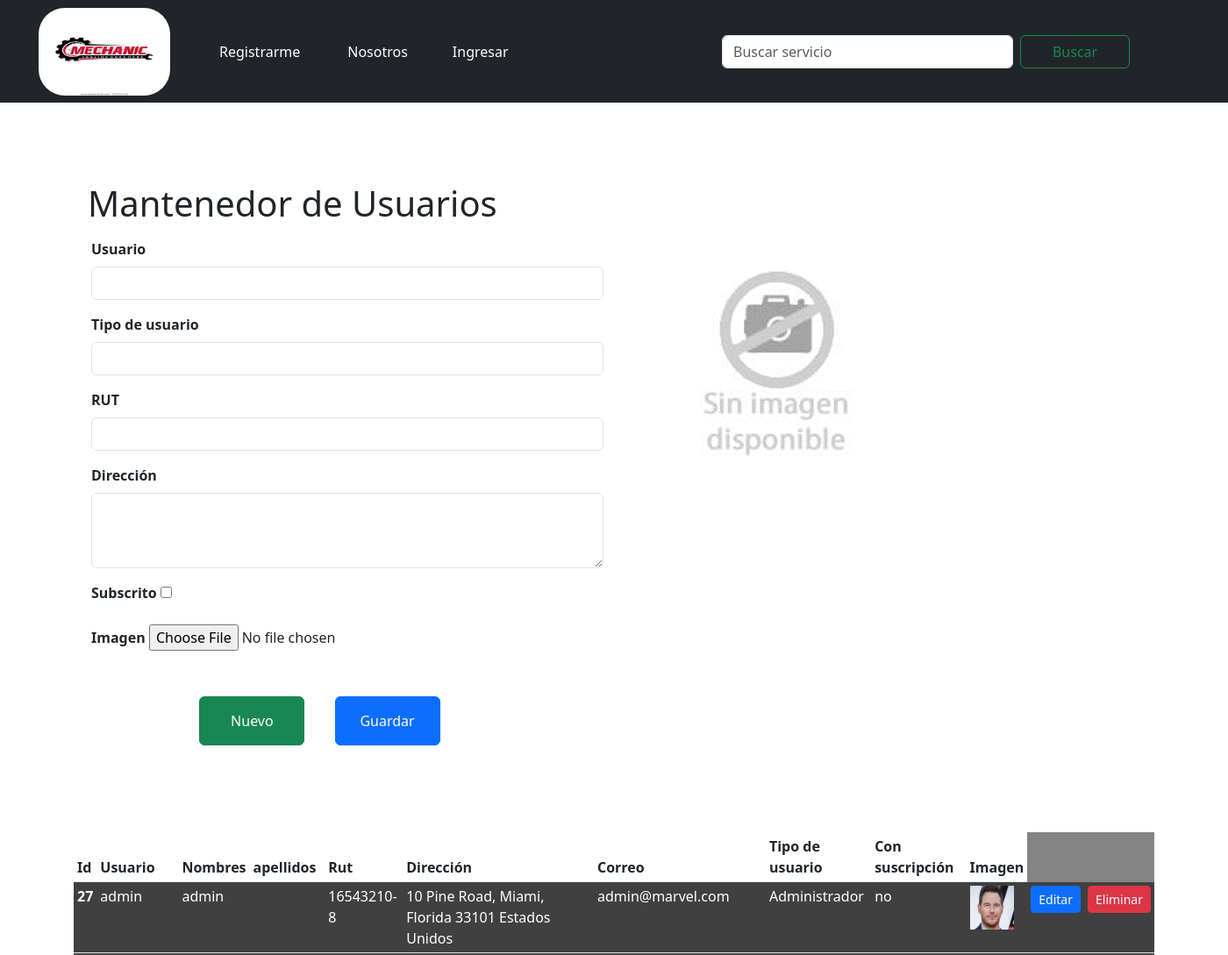
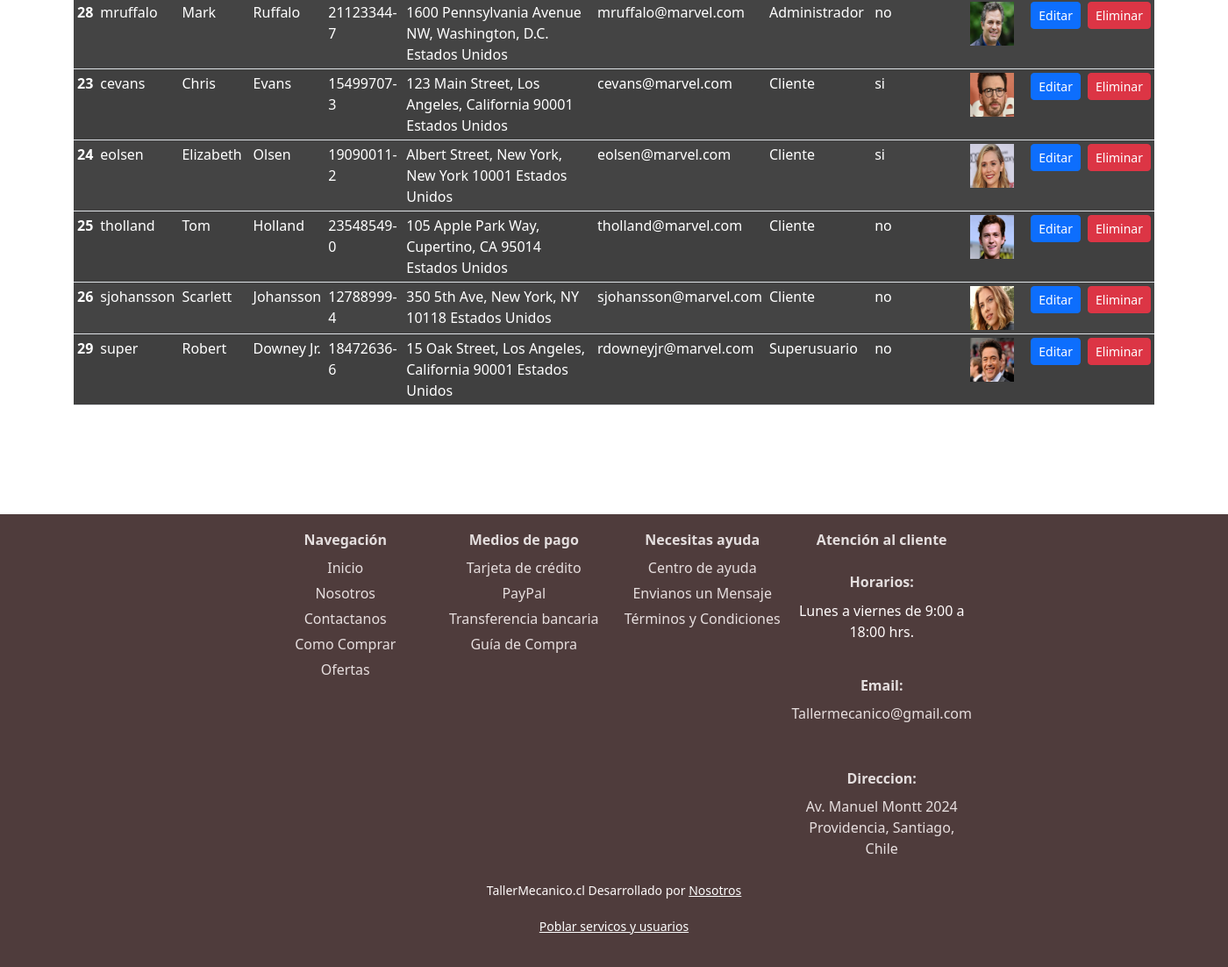
The page /usuarios/crear/0 on the database its author committed (2 pictures, top to bottom).
### core/models.py (models this page shows, shortened)
class Perfil(models.Model):
    USUARIO_CHOICES = [
        ('Cliente', 'Cliente'),
        ('Administrador', 'Administrador'),
        ('Superusuario', 'Superusuario'),
    ]
    usuario = models.OneToOneField(User, on_delete=models.CASCADE)
    tipo_usuario = models.CharField(
        choices=USUARIO_CHOICES,
        max_length=50,
        blank=False,
        null=False,
        verbose_name='Tipo de usuario'
    )
    rut = models.CharField(max_length=15, blank=False, null=False, verbose_name='RUT')
    direccion = models.CharField(max_length=400, blank=False, null=False, verbose_name='Dirección')
    subscrito = models.BooleanField(blank=False, null=False, verbose_name='Subscrito')
    imagen = models.ImageField(upload_to='perfiles/', blank=False, null=False, verbose_name='Imagen')
    class Meta:
        db_table = 'Perfil'
        verbose_name = "Perfil de usuario"
        verbose_name_plural = "Perfiles de usuarios"
        ordering = ['tipo_usuario']

### core/views.py (the view, shortened to what this page needs)
# urls.py: path('usuarios/<accion>/<id>', usuarios,name="usuarios"),
def usuarios(request,accion,id):
    if request.method == 'GET':
        if accion == 'crear':
            form = UsuarioForm()
        elif accion == 'actualizar':
            form = UsuarioForm(instance=Perfil.objects.get(id=id))
        elif accion == 'eliminar':
            messages.success(request, eliminar_registro(Perfil, id))
            return redirect(usuarios, 'crear', '0')
    perfil = Perfil.objects.all()
    datos = {
        'form': form,
        'perfiles': perfil
    }
    return render(request, "core/usuarios.html",datos)

### core/forms.py
class UsuarioForm(ModelForm):
    class Meta:
        model = Perfil
        fields = '__all__'
        widgets = {
            'usuario': forms.TextInput(attrs=form_control),
            'nombre': forms.TextInput(attrs=form_control),
            'apellido': forms.TextInput(attrs=form_control),
            'correo': forms.EmailInput(attrs=form_control),
            'tipo_usuario': forms.TextInput(attrs=form_control),
            'rut': forms.TextInput(attrs=form_control),
            'direccion': forms.Textarea(attrs=form_text_area),
            'suscrito': forms.NullBooleanSelect(attrs=form_control),
            'imagen': forms.FileInput(attrs=form_file),
        }

### core/templates/core/usuarios.html (shortened to what this page needs)
{% extends 'core/base.html' %}
{% load static %}
{% block content %}
    <div>
    <div class="conntainer mt-3" id="registro">
        <section >
            <h1 style="padding-left: 100px;" >Mantenedor de Usuarios</h1>
            <br>
            <form method="POST" enctype="multipart/form-data" class="row g-3 needs-validation"  id="formulario4" action novalidate="novalidate">
                <div class="container-fluid" >
                    <div class="row">
                        <div class="col-sm-12 col-md-6">
                            {% for field in form %}
                            <div class="mb-3  fw-bold  stRegistro">
                                <label for="{{ field.id_for_label }}" class="form-label">
                                    {{ field.label }}
                                </label>
                                {{ field }}
                            </div>
                            {% endfor %}
                        </div>
                        <div class="col-sm-12 col-md-6">
                            {% if form.imagen.value %}
                        <img id="admin-producto-imagen" src="/media/{{ form.imagen.value }}">
                        {% else %}
                        <img id="admin-producto-imagen" src="{% static 'core/img/sin-imagen.png' %}">
                        {% endif %}
                        </div>
                    </div>
                </div>
                <div id="stylebtn">
                    <a class="btn btn-success stylebtn1"
                    href="{% url 'usuarios' 'crear' '0' %}"> Nuevo </a>
                    <input class="btn btn-primary stylebtn1"
                    type="submit" value="Guardar">
                </div>
            </form>
        </section>
    </div>
</div>
{% if perfiles %}
<div class="table-responsive st5">
    <table class="table table-striped table-sm st6">
        <thead class="st6">
            <tr class="st6">
                <th>Id</th>
                <th>Usuario</th>
                <th>Nombres</th>
                <th>apellidos</th>
                <th>Rut</th>
                <th>Dirección</th>
                <th>Correo</th>
                <th>Tipo de usuario</th>
                <th>Con suscripción</th>
                <th>Imagen</th>
            </tr>
        </thead>
        <tbody>
            {% for perfil in perfiles %}
            <tr>
                <th  id="name" scope="row">{{ perfil.id }}</th>
                <td id="name">{{ perfil.usuario }}</td>
                <td id="name">{{ perfil.usuario.first_name }}</td>
                <td id="name">{{ perfil.usuario.last_name}}</td>
                <td id="name">{{ perfil.rut }}</td>
                <td id="name">{{ perfil.direccion }}</td>
                <td id="name">{{ perfil.usuario.email }}</td>
                <td id="name">{{ perfil.tipo_usuario }}</td>
                {% if perfil.subscrito %}
                <td id="name">si</td>
                {% else %}
                <td id="name">no</td>
                {% endif %}
                <td id="name"><img src="/media/{{ perfil.imagen }}"
                    class="producto-sm"
                    width="50px"
                    height="50px"
                    alt=""></td>
                <td id="name">
                    <a href="{% url 'usuarios' 'actualizar' perfil.id %}"
                    class="btn btn-primary btn-sm boton_chico"> Editar </a>
                </td>
                <td id="name">
                    <form method="delete">
                        <a href="{% url 'usuarios' 'eliminar' perfil.id %}"
                        class="btn btn-danger btn-sm boton_chico"> Eliminar </a>
                    </form>
                </td>
            </tr>
            {% endfor %}
        </tbody>
    </table>
    {% endif %}
</div>
{% endblock content %}

### core/static/core/CSS/cosas.css (style rules this page uses)
#name { background-color: rgba(0, 0, 0, 0.482); color: white; }
#stylebtn { margin-inline-start: 15%; }
.stylebtn1 { margin-left: 2%; margin: 15px; padding: 15px; width: 120px; }
.bodystyle1::before { content: ""; background-image: url("https://p4.wallpaperbetter.com/wallpaper/592/800/875/4k-2018-cars-lamborghini-aventador-s-roadster-luxury-cars-wallpaper-preview.jpg"); background-repeat: no-repeat; background-size: cover; background-attachment: fixed; position: fixed; top: 0; left: 0; width: 100%; height: 100%; z-index: -1; filter: blur(8px); }
.st5 { padding: 6%; }
.st6 { background-color: rgba(0, 0, 0, 0.482); color: white; }
.stRegistro { padding-left: 100px; }

### rows shown on the page
Perfil: id "27", usuario "admin", usuario.first_name "admin", rut "16543210-8", direccion "10 Pine Road, Miami, Florida 33101 Estados Unidos", usuario.email "admin@marvel.com", tipo_usuario "Administrador", subscrito "no", imagen (picture)
Perfil: id "28", usuario "mruffalo", usuario.first_name "Mark", usuario.last_name "Ruffalo", rut "21123344-7", direccion "1600 Pennsylvania Avenue NW, Washington, D.C. Estados Unidos", usuario.email "mruffalo@marvel.com", tipo_usuario "Administrador", subscrito "no", imagen (picture)
Perfil: id "23", usuario "cevans", usuario.first_name "Chris", usuario.last_name "Evans", rut "15499707-3", direccion "123 Main Street, Los Angeles, California 90001 Estados Unidos", usuario.email "cevans@marvel.com", tipo_usuario "Cliente", subscrito "si", imagen (picture)
Perfil: id "24", usuario "eolsen", usuario.first_name "Elizabeth", usuario.last_name "Olsen", rut "19090011-2", direccion "Albert Street, New York, New York 10001 Estados Unidos", usuario.email "eolsen@marvel.com", tipo_usuario "Cliente", subscrito "si", imagen (picture)
Perfil: id "25", usuario "tholland", usuario.first_name "Tom", usuario.last_name "Holland", rut "23548549-0", direccion "105 Apple Park Way, Cupertino, CA 95014 Estados Unidos", usuario.email "tholland@marvel.com", tipo_usuario "Cliente", subscrito "no", imagen (picture)
Perfil: id "26", usuario "sjohansson", usuario.first_name "Scarlett", usuario.last_name "Johansson", rut "12788999-4", direccion "350 5th Ave, New York, NY 10118 Estados Unidos", usuario.email "sjohansson@marvel.com", tipo_usuario "Cliente", subscrito "no", imagen (picture)
Perfil: id "29", usuario "super", usuario.first_name "Robert", usuario.last_name "Downey Jr.", rut "18472636-6", direccion "15 Oak Street, Los Angeles, California 90001 Estados Unidos", usuario.email "rdowneyjr@marvel.com", tipo_usuario "Superusuario", subscrito "no", imagen (picture)

### other values the page prints
{{ field.label }} "Usuario" "Tipo de usuario" "RUT" "Dirección" "Subscrito" "Imagen"
